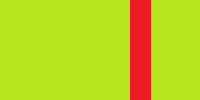
%> input picture Model_Tunnel&fault.bmp, 200 x 100 px
$ octave Tunnel_PSV_Forward.m   (GNU Octave 9; MATLAB toolbox functions it lacks are replaced by stand-ins)
%> lines starting %> are read from the running program, lines starting %| are printed output that depends on the picture; in (x1, y1, x2, y2) boxes, pixels count from 0 and x2, y2 are one past the last pixel; in counts of white or black regions, pixels touching at a corner belong together; the program's own positions count from 1

%CFS-CPML based on the paper: a.基于CFS-CPML边界处理的LOVE面波有限差分模拟
%   b.Complex frequency shifted convolution PML for FDTD modelling of elastic waves
clear;
close all;
clc;

%***********************************************************************
% fundamental parameters 基本参数
%***********************************************************************

rho_0=1000; % reference density=1000 kg/m^3
Vp_0=1000;  % reference factor, compressional velocity Vp=1000 m/s
Vs_0=1000;  % reference factor, shear velocity Vs=1000 m/s

freq=single(200);   % central frequency of source in Hz
dgeophone=1;         % 检波器间距

time_window=single(0.08);    %总计算时窗
dt=1.0*1.0e-5;
% dt=single(1/(sqrt(1/dx^2+1/dy^2)*4000))/3;         %计算时间步长
nt=round(time_window/dt);           %计算时间迭代次数

%********************************************************************
% mesh parameters 网格参数
%********************************************************************

dx=single(0.5);				%网格宽度
dy=dx;

%********************************************************************
%PML parameters
%********************************************************************

npml=single(20);
m=single(4);
kappa_max=single(1);
alpha_max=single(0);
bj=single(0.8);

%********************************************************************
% Sources 激励源
%********************************************************************

source=single(zeros(1,nt));   %Ricker wavelet雷克子波
for i=single(1):single(nt)
     A=1;t=i*dt-1/freq;
     source(i)=A*(1-2*(pi*freq*t)^2)*exp(-(pi*freq*t)^2);
end
figure(1);
plot(source);
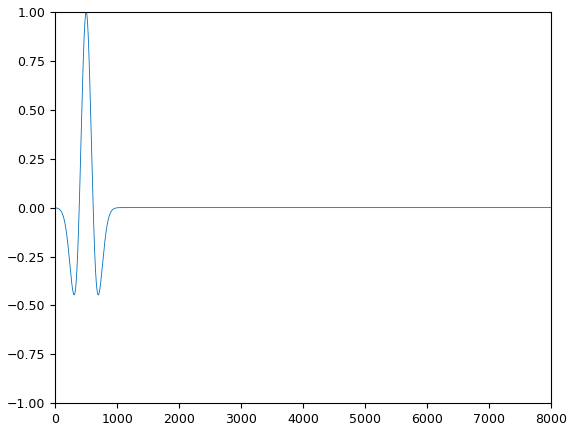
%> figure redrawn from the program's plot data; curve peaks at x = 500, y = 1

%********************************************************************
%介质参数
%********************************************************************

a=imread('Model_Tunnel&fault.bmp');
%> a is the input picture: size 100x200x3 uint8; mean R, G, B 186.9, 208.8, 29.7
a=single(a);
%> a: size 100x200x3 single
a=a(:,:,1)+a(:,:,2).*1e3+a(:,:,3).*1e6;
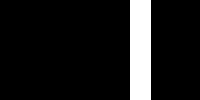
%> a: size 100x200 single; values 29230180 (black) and 36028236 (white), 10.5% white; 1 white region, box (x1, y1, x2, y2) and area: (130, 0, 151, 100) 2100
b=unique(a);
%> b = [29230180; 36028236]
index=single(zeros(size(a)));
for i=single(1):single(length(b))
	index(a==b(i))=single(i);
end
%> this loop made 2 passes
figure(2);
imagesc(index);
colorbar;
colormap('jet');
title('原模型');
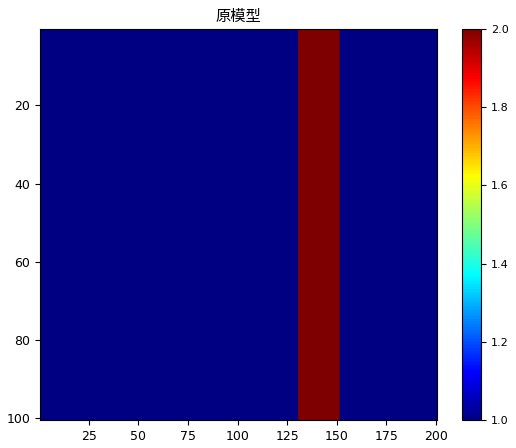
%> figure redrawn from the program's plot data
getframe(gcf);
[nx_tunnel,ny_tunnel]=find(a<100); nx_tunnel=unique(nx_tunnel); ny_tunnel=unique(ny_tunnel); %隧道空间所占网格
%> after `[nx_tunnel,ny_tunnel]=find(a<100)`: nx_tunnel = []; ny_tunnel = []
tunnel_width=length(nx_tunnel);tunnel_length=length(ny_tunnel);
%> after `tunnel_width=length(nx_tunnel)`: tunnel_width = 0
%> after `tunnel_length=length(ny_tunnel)`: tunnel_length = 0

param=single(zeros(i,4));
disp('请输入介质性质(单位10^3)，格式为[rho_r 阻尼系数 Vp_r Vs_r]：');
for i=single(1):single(length(b))
	p{i}=input([num2str(i) '=']);
	param(i,:)=p{i};
end
%> after the loop, p = {1, 3}; param = [1 1 1 1; 3 3 3 3]
clear a b p;
%> (the run ends here)
